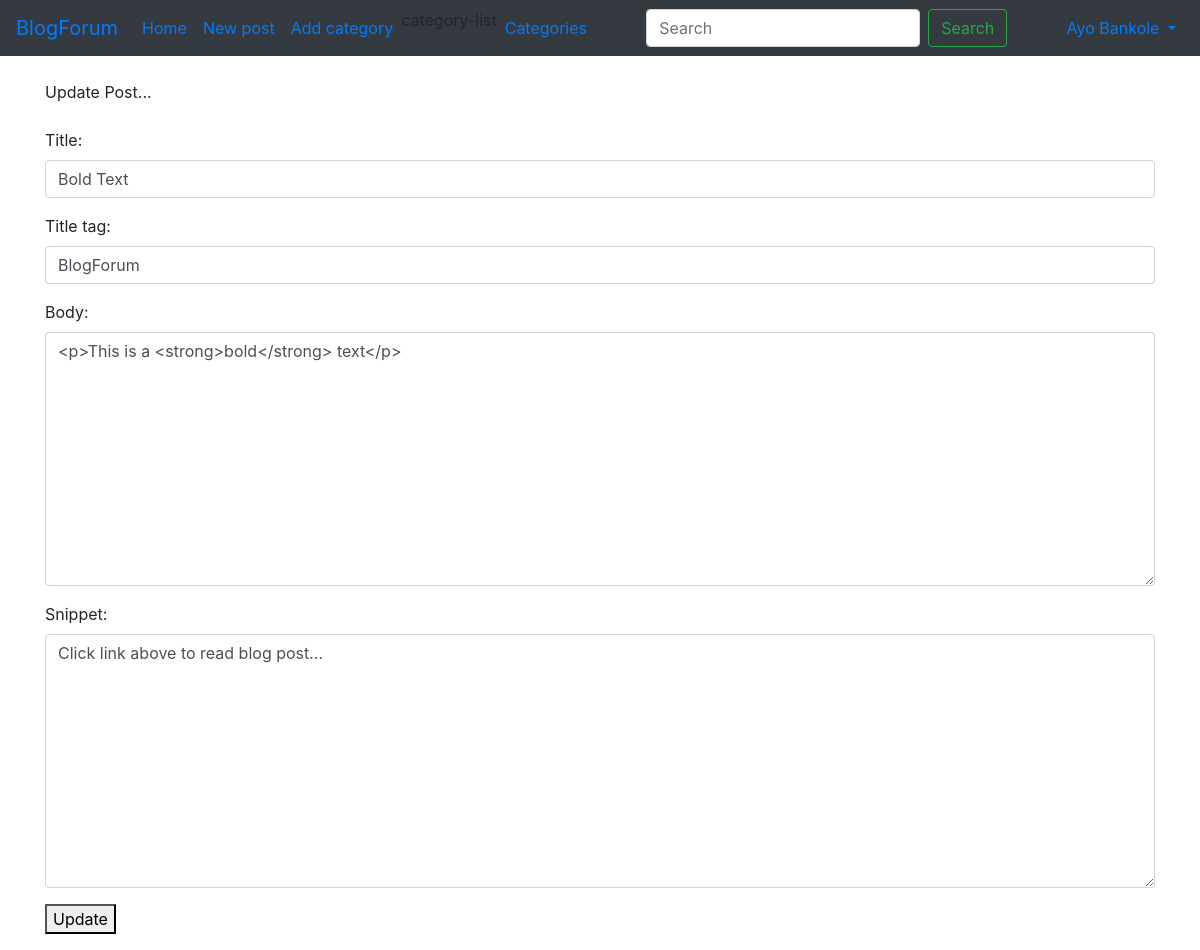
The page /article/edit/12 (signed in) on the database its author committed.
### theblog/models.py (models this page shows, shortened)
class Post(models.Model):
	title = models.CharField(max_length=255)
	title_tag = models.CharField(max_length=255, default="BlogForum")
	header_image = models.ImageField(null=True, blank=True, upload_to="images/")
	author = models.ForeignKey(User, on_delete=models.CASCADE)
	body = RichTextField(blank=True, null=True)
	post_date = models.DateField(auto_now_add=True)
	category = models.CharField(max_length=255, default='entertainment')
	snippet = models.CharField(max_length=255)
	likes = models.ManyToManyField(User, default=None, blank=True, related_name='likes')

### theblog/views.py (the view)
# urls.py: path('article/edit/<int:pk>', UpdatePostView.as_view(), name='update_post'),
class UpdatePostView(UpdateView):
	model = Post
	form_class = EditForm
	template_name = 'update_post.html'

### theblog/forms.py
class EditForm(forms.ModelForm):
	class Meta:
		model = Post
		fields = ('title', 'title_tag', 'body', 'snippet')
		widgets= {
			'title' : forms.TextInput(attrs={'class' : 'form-control', 'placeholder': 'Title Placeholder'}),
			'title_tag' : forms.TextInput(attrs={'class' : 'form-control'}),
			'body' : forms.Textarea(attrs={'class' : 'form-control'}),
			'snippet' : forms.Textarea(attrs={'class' : 'form-control'}),
		}

### theblog/templates/update_post.html (shortened to what this page needs)
{% extends 'base.html' %}
{% block content %}
	{% if user.is_authenticated %}
		{% if user.id == post.author.id %}
			<h1>Update Post...</h1>
			<br/><br/>
			<div class="form-group">
				<form method="POST">
					{{ form.as_p }}
					<button class="ui button positive">Update</button>
			</div>
		{% else %}
			You are not allowed to update this post
		{% endif %}
	{% else %}
		You are not allowed to update this post
	{% endif %}
{% endblock %}

### theblog/templates/base.html (shortened to what this page needs)
<!doctype html>
<html lang="en">
  <head>
    <link rel="stylesheet" href="https://cdn.jsdelivr.net/npm/bootstrap@4.4.1/dist/css/bootstrap.min.css">
  </head>
  <body>
    <nav class="navbar navbar-expand-lg navbar-blue bg-dark">
  <a class="navbar-brand" href="{% url 'home' %}">BlogForum</a>
  <div class="collapse navbar-collapse" id="navbarSupportedContent">
    <ul class="navbar-nav mr-auto">
      <li class="nav-item active">
        <a class="nav-link" href="#">Home <span class="sr-only">(current)</span></a>
      </li>
      {% if user.is_authenticated %}
        <li class="nav-item">
          <a class="nav-link" href="{% url 'add_post' %}">New post</a>
        </li>
        <li class="nav-item">
          <a class="nav-link" href="{% url 'add_category' %}">Add category</a>
        </li>
      {% endif %}
      {% if cat_menu %}
      <li class="nav-item dropdown">
        <a class="nav-link dropdown-toggle" href="#" id="navbarDropdown" role="button" data-toggle="dropdown" aria-haspopup="true" aria-expanded="false">
          Categories
        </a>
        <div class="dropdown-menu" aria-labelledby="navbarDropdown">
          {% for item in cat_menu %}
          <a class="dropdown-item" href="{% url 'category' item|slugify %}">{{ item }}</a>
            {% endfor %}
        </div>
      </li>
      {% else %}
      category-list
       <li class="nav-item">
          <a class="nav-link" href="{% url 'category-list' %}">Categories</a>
        </li>
      {% endif %}
    </ul>
    <form class="form-inline my-2 my-lg-0">
      <input class="form-control mr-sm-2" type="search" placeholder="Search" aria-label="Search">
      <button class="btn btn-outline-success my-2 my-sm-0" type="submit">Search</button>
    </form>
  {% if user.is_authenticated %}
     <ul class="navbar-nav ml-auto">
        <li class="nav-item dropdown">
          <a class="nav-link dropdown-toggle" href="#" id="navbarDropdown" role="button" data-toggle="dropdown" aria-haspopup="true" aria-expanded="false">
            {{ user.first_name }} {{ user.last_name }}
          </a>
        </li>
     </ul>
  {% else %}
        <li class="nav-item">
          <a class="nav-link" href="{% url 'login' %}">Sign in</a>
        </li>
  {% endif %}
  </div>
</nav>
   <br/>
  <div class="container"
    {% block content %}
    {% endblock %}
  </div>
  </body>
</html>

### rows shown on the page
Post: title "Bold Text", title_tag "BlogForum", body "<p>This is a <strong>bold</strong> text</p>", snippet "Click link above to read blog post..."

### other values the page prints
{{ user.first_name }} "Ayo"
{{ user.last_name }} "Bankole"
